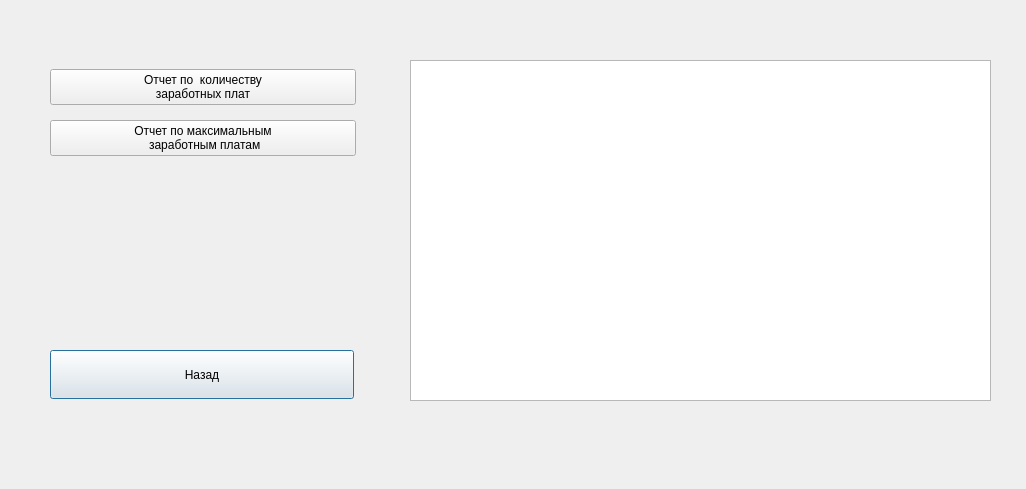
<?xml version="1.0" encoding="UTF-8"?>
<ui version="4.0">
 <class>otchets</class>
 <widget class="QDialog" name="otchets">
  <property name="geometry">
   <rect>
    <x>0</x>
    <y>0</y>
    <width>1026</width>
    <height>489</height>
   </rect>
  </property>
  <property name="windowTitle">
   <string>Dialog</string>
  </property>
  <widget class="QPushButton" name="pushButton_3">
   <property name="geometry">
    <rect>
     <x>50</x>
     <y>350</y>
     <width>304</width>
     <height>49</height>
    </rect>
   </property>
   <property name="text">
    <string>Назад</string>
   </property>
  </widget>
  <widget class="QTableWidget" name="tableWidget">
   <property name="geometry">
    <rect>
     <x>410</x>
     <y>60</y>
     <width>581</width>
     <height>341</height>
    </rect>
   </property>
  </widget>
  <widget class="QWidget" name="">
   <property name="geometry">
    <rect>
     <x>50</x>
     <y>60</y>
     <width>306</width>
     <height>107</height>
    </rect>
   </property>
   <layout class="QVBoxLayout" name="verticalLayout">
    <item>
     <widget class="QPushButton" name="pushButton">
      <property name="text">
       <string>Отчет по  количеству
заработных плат</string>
      </property>
     </widget>
    </item>
    <item>
     <widget class="QPushButton" name="pushButton_2">
      <property name="text">
       <string>Отчет по максимальным
 заработным платам</string>
      </property>
     </widget>
    </item>
   </layout>
  </widget>
 </widget>
 <resources/>
 <connections/>
</ui>
